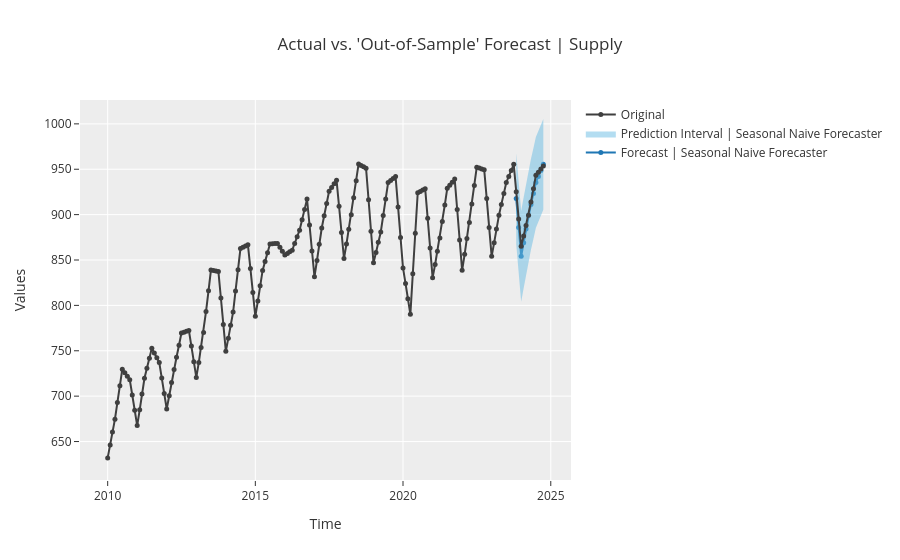

This figure's notebook cell:
### Markdown cell above
### Mine Production

### Code cell
# ...zero_grad() lacks thus the cache memory of the gradiens must be erased 'by hand'
model = None
model = TSForecastingExperiment()
# Setup initi where experiment related settings are being maintained/adjusted
model.setup(df_monthly_mine_production, target='Supply',fh=12, fold=5, fold_strategy='expanding', session_id=134)
# Model selection having no imposed any model
_best = model.compare_models(n_select=10, sort='SMAPE')

# Predicting on the last 12 months/4 quarters
model.predict_model(_best[0])

# Plot the results
model.plot_model(_best[0])

### Figure 1 — Plotly figure (JSON) as saved in the notebook; plotly's stock layout.template omitted (floating-point values rounded to 4 significant figures; data arrays with more than 128 entries replaced by an {"elided": "..."} marker saying what was removed)
{"data": [{"line": {"color": "#1f77b4"}, "marker": {"size": 5}, "mode": "lines+markers", "name": "Forecast | Seasonal Naive Forecaster", "showlegend": true, "type": "scatter", "x": ["2023-11-01T00:00:00", "2023-12-01T00:00:00", "2024-01-01T00:00:00", "2024-02-01T00:00:00", "2024-03-01T00:00:00", "2024-04-01T00:00:00", "2024-05-01T00:00:00", "2024-06-01T00:00:00", "2024-07-01T00:00:00", "2024-08-01T00:00:00", "2024-09-01T00:00:00", "2024-10-01T00:00:00"], "y": [917.6, 885.9, 854.1, 869.1, 884.2, 899.2, 911.3, 923.4, 935.4, 942.1, 948.7, 955.4]}, {"line": {"width": 0}, "marker": {"color": "#68BBE3"}, "mode": "lines", "name": "Lower Interval", "showlegend": false, "type": "scatter", "x": ["2023-11-01T00:00:00", "2023-12-01T00:00:00", "2024-01-01T00:00:00", "2024-02-01T00:00:00", "2024-03-01T00:00:00", "2024-04-01T00:00:00", "2024-05-01T00:00:00", "2024-06-01T00:00:00", "2024-07-01T00:00:00", "2024-08-01T00:00:00", "2024-09-01T00:00:00", "2024-10-01T00:00:00"], "y": [867.7, 835.9, 804.1, 819.1, 834.2, 849.2, 861.3, 873.4, 885.4, 892.1, 898.7, 905.4]}, {"fill": "tonexty", "fillcolor": "rgba(104,187,227,0.5)", "line": {"width": 0}, "marker": {"color": "#68BBE3"}, "mode": "lines", "name": "Prediction Interval | Seasonal Naive Forecaster", "showlegend": true, "type": "scatter", "x": ["2023-11-01T00:00:00", "2023-12-01T00:00:00", "2024-01-01T00:00:00", "2024-02-01T00:00:00", "2024-03-01T00:00:00", "2024-04-01T00:00:00", "2024-05-01T00:00:00", "2024-06-01T00:00:00", "2024-07-01T00:00:00", "2024-08-01T00:00:00", "2024-09-01T00:00:00", "2024-10-01T00:00:00"], "y": [967.6, 935.9, 904.1, 919.1, 934.1, 949.2, 961.3, 973.3, 985.4, 992.1, 998.7, 1005.0]}, {"marker": {"color": "#3f3f3f", "size": 5}, "mode": "lines+markers", "name": "Original", "showlegend": true, "type": "scatter", "x": {"elided": "178 str values"}, "y": {"elided": "178 float values"}}], "layout": {"showlegend": true, "title": {"text": "Actual vs. 'Out-of-Sample' Forecast | Supply"}, "xaxis": {"title": {"text": "Time"}}, "yaxis": {"title": {"text": "Values"}}}}
